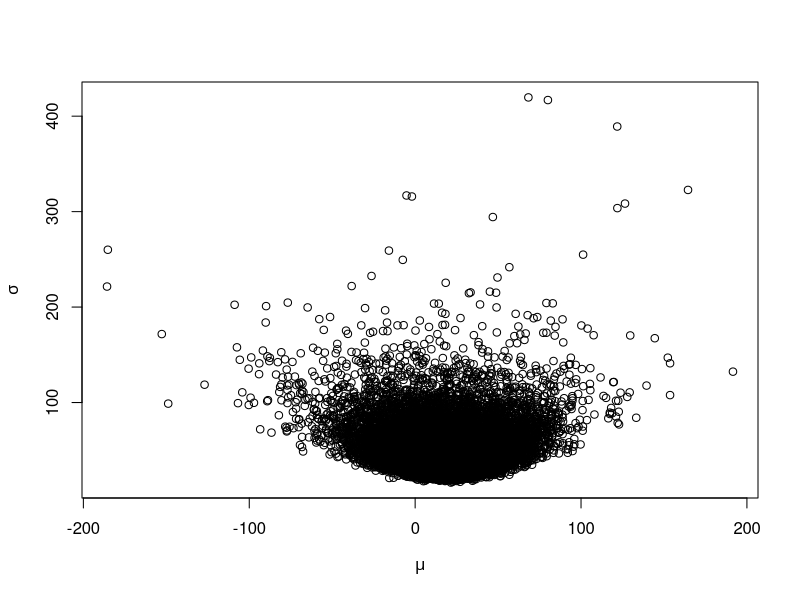

Write the R code that produced this figure.
# Muestreador de Gibbs para un modelo Gaussiano con media y varianza desconocida

# Cargamos los datos
Y = c(2.68, 1.18, -0.97, 90.98, -1.03)
n <- length(Y)

# Creamos una matriz vacía para las muestras MCMC
S <- 25000
samples <- matrix(NA, S,2) # 25k filas, 2 columnas
colnames(samples) <- c("mu", "sigma")

# Valores iniciales
mu <- mean(Y)
sig2 <- var(Y)

# Priors: mu ~ N(gamma, tau), sig2 ~InvGamma(a,b)
gamma <- 0 # Media cero
tau <- 100^2 # Varianza alta
a <- 0.1
b <- 0.1

# Muestreador de Gibbs
for(s in 1:S){
  
  P <- n/sig2 + 1/tau # Precisión
  M <- sum(Y)/sig2 + gamma/tau # Media
  mu <- rnorm(1,M/P,1/sqrt(P))
  
  A <- n/2 + a
  B <- sum((Y-mu)^2)/2 + b
  sig2 <- 1/rgamma(1, A, B)
  
  samples[s,] <- c(mu, sqrt(sig2))
}

# Gráficamos la conjunta y marginal de mu
plot(samples, xlab=expression(mu), ylab=expression(sigma))

# Media posterior
apply(samples,2,mean)

# Mediana e intervalos creíbles
apply(samples,2,quantile,c(0.025,0.500,0.975))

